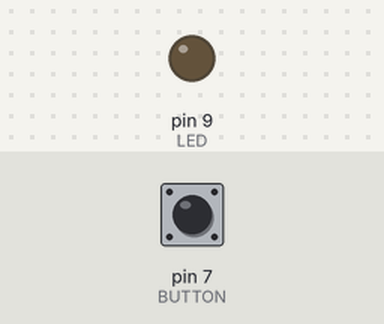
A sketch run on a simulated Arduino Uno, built with avr-gcc and run on an emulated ATmega328P. On the bench: output pins drawn as LEDs (lit = HIGH). The inputs (shaded band) are chosen by the test bench; at power-on: pin 7 (BUTTON) LOW. What the sketch prints to the serial monitor is not drawn.

Above: at 1.2 s.
1.3 s: pin 7 (BUTTON) pulled HIGH for 0.15 s
At 2.16 s:
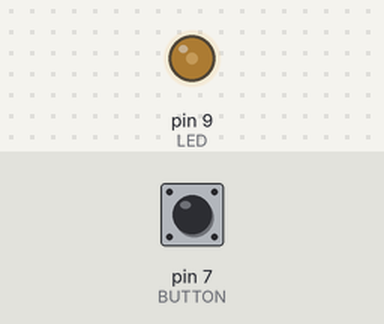
At 3.36 s:
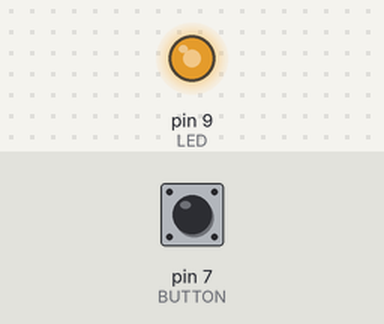
4.3 s: pin 7 (BUTTON) pulled HIGH for 1 s
At 5.81 s:
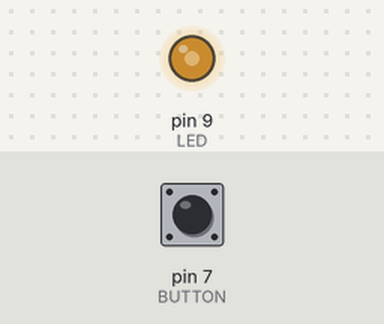
Timing chart, 0 to 8.6 s (numbered marks = the images above; inputs shaded):
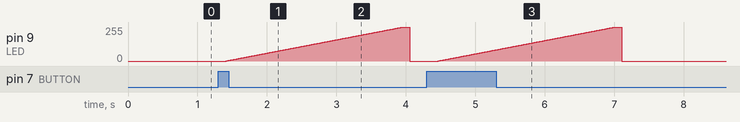

Measured:
- after the input at 1.3 s, pin 9 (LED): rises from 0/255 to 254/255 in 2.5 s, then falls to 0/255 in 0.11 s
- after the input at 4.3 s, pin 9 (LED): rises from 0/255 to 254/255 in 2.5 s, then falls to 0/255 in 0.11 s

The sketch:

sketch_may13a.ino
```cpp
#include <stdio.h>

const int LED = 9;
const int BUTTON = 7;
int val = 0;
const int SENSOR = 0;

void setup() {
  // put your setup code here, to run once:
  pinMode(LED, OUTPUT);
  pinMode(BUTTON, INPUT);
  Serial.begin(9600);
}

void loop() {
  // put your main code here, to run repeatedly:
  int i = 0;
  val = digitalRead(BUTTON);

  Serial.println(100);
  delay(100);

  if(val == HIGH) {
    for(i = 0; i < 255; i++) {
       analogWrite(LED, i);
       delay(10);
    }
  } else {
    digitalWrite(LED, LOW);
  }
}
```
